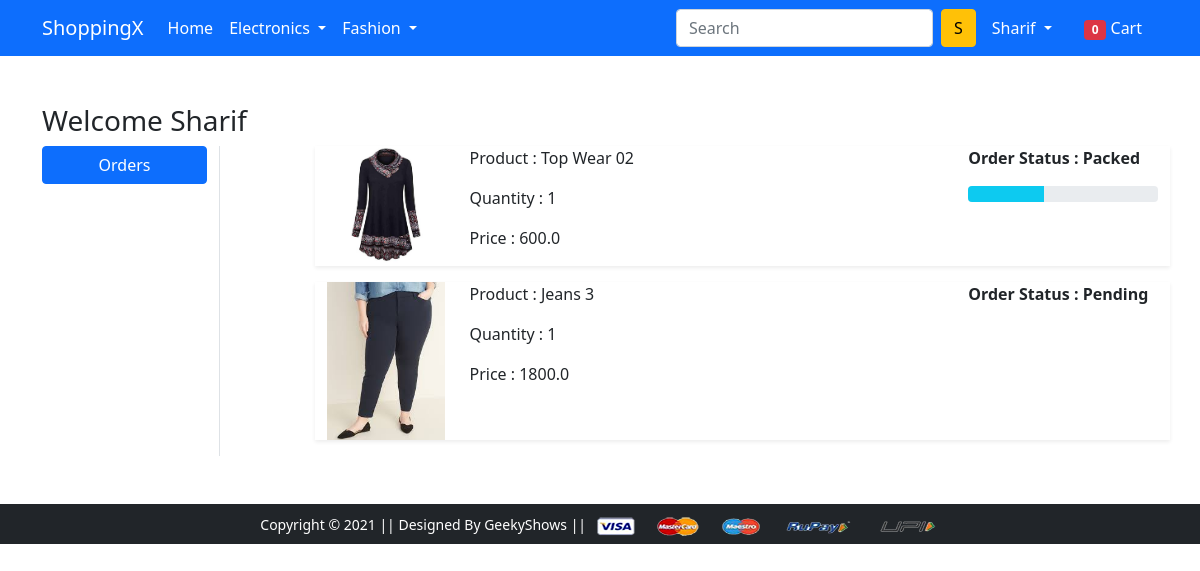
Page /orders/ (signed in) on the earlier database version.
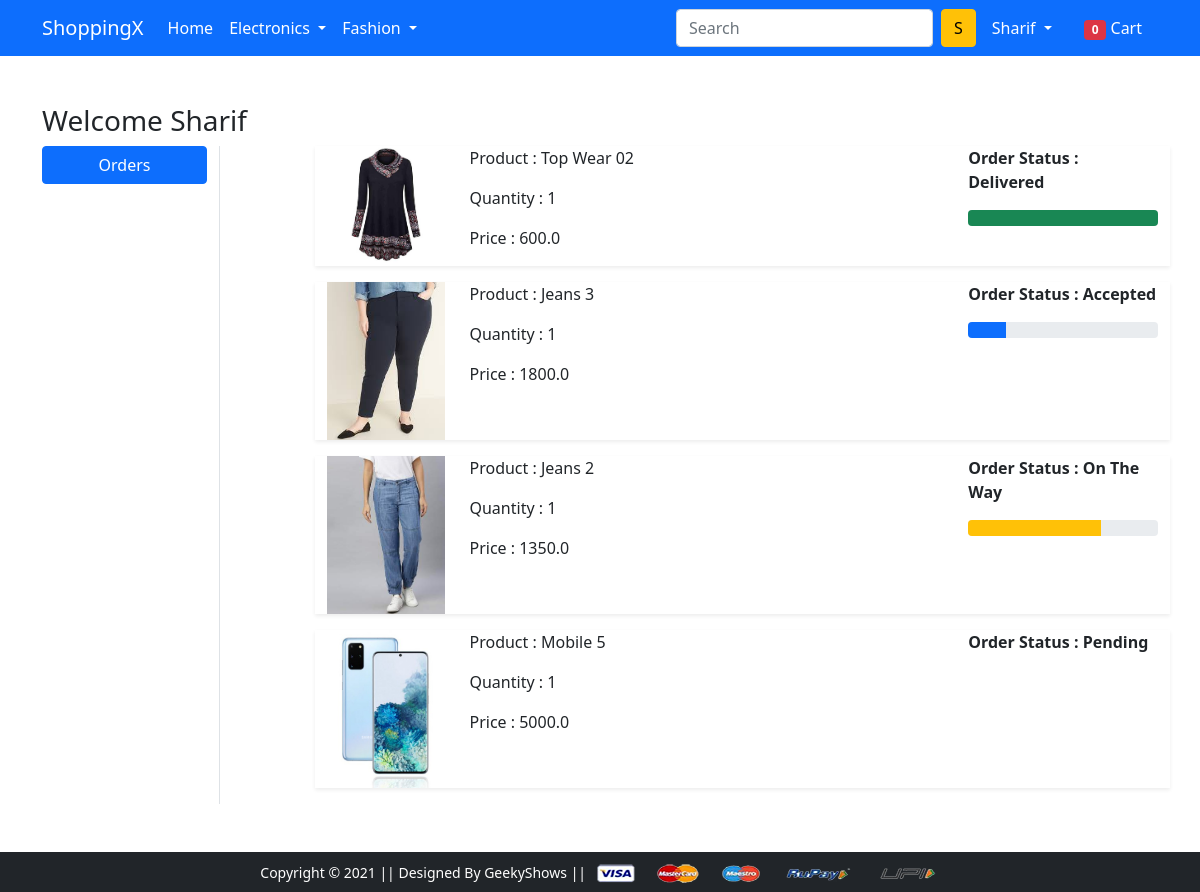
Same page on the later database version.
### shopapp/models.py (models this page shows, shortened)
class OrderPlace(models.Model):
    user=models.ForeignKey(User,on_delete=models.CASCADE)
    customer=models.ForeignKey(Customer, on_delete=models.CASCADE)
    product=models.ForeignKey(Product,on_delete=models.CASCADE)
    quantity=models.PositiveIntegerField(default=1)
    order_date=models.DateTimeField(auto_now_add=True)
    status=models.CharField(max_length=50,choices=status_choices,default='Pending')
    @property
    def total_cost(self):
        return self.quantity*self.product.discount_price

class Product(models.Model):
    title=models.CharField(max_length=100)
    selling_price=models.FloatField()
    discount_price=models.FloatField()
    description=models.TextField()
    brand=models.CharField(max_length=100)
    product_image=models.ImageField(upload_to='product_img')
    category=models.CharField(choices=CATEGORY_CHOICES,max_length=2)

### shopapp/views.py (the view)
# urls.py: path('orders/', views.orders, name='orders'),
@login_required
def orders(request):
    count=0
    if request.user.is_authenticated:
            count=len(Cart.objects.filter(user=request.user))
    op=OrderPlace.objects.filter(user=request.user)
    return render(request, 'app/orders.html',{'op':op,'count':count})

### shopapp/templates/app/orders.html (shortened to what this page needs)
{% extends 'app/base.html' %}
{% load static %}
{% block main-content %}
<div class="container my-5">
 <div class="row">
 <h3>Welcome {{request.user.username|capfirst}}</h3>
  <div class="col-sm-2 border-end">
   <ul class="list-unstyled">
    <li class="d-grid"><a href="{% url 'orders' %}" class="btn btn-primary">Orders</a></li>
   </ul>
  </div>
  <div class="col-sm-9 offset-sm-1">
  {% for p in op %}
    <div class="row shadow-sm mb-3">
        <div class="col-sm-2">
            <img src="{{p.product.product_image.url}}" alt="" srcset="" class="img-fluid" height="150" width="150">
        </div>
        <div class="col-sm-7">
            <p>Product : {{p.product.title}}</p>
            <p>Quantity : {{p.quantity}}</p>
            <p>Price : {{p.total_cost}}</p>
        </div>
        <div class="col-sm-3 fw-bold">
            <p>Order Status : {{p.status}}</p>
            {% if p.status == 'Accepted' %}
            <div class="progress">
            <div class="progress-bar" role="progressbar"
            style="width:20%" aria-valuenow="20" aria-valuemin="0" aria-valuemax="100"></div>
            </div>
            {% endif %}
            {% if p.status == 'Packed' %}
            <div class="progress">
            <div class="progress-bar bg-info" role="progressbar"
            style="width:40%" aria-valuenow="40" aria-valuemin="0" aria-valuemax="100"></div>
            </div>
            {% endif %}
            {% if p.status == 'On The Way' %}
            <div class="progress">
            <div class="progress-bar bg-warning" role="progressbar"
            style="width:70%" aria-valuenow="70" aria-valuemin="0" aria-valuemax="100"></div>
            </div>
            {% endif %}
            {% if p.status == 'Delivered' %}
            <div class="progress">
            <div class="progress-bar bg-success" role="progressbar"
            style="width:100%" aria-valuenow="100" aria-valuemin="0" aria-valuemax="100"></div>
            </div>
            {% endif %}
        </div>
    </div>
  {% endfor %}
  </div>
 </div>
</div>
{% endblock main-content %}

### shopapp/templates/app/base.html (shortened to what this page needs)
<!doctype html>
{% load static %}
<html lang="en">
  <head>
    <link href="https://cdn.jsdelivr.net/npm/bootstrap@5.0.0-beta1/dist/css/bootstrap.min.css" rel="stylesheet">
    <link rel="stylesheet" href="{% static 'app/css/owl.carousel.min.css' %}">
    <link rel="stylesheet" href="{% static 'app/css/all.min.css' %}">
    <link rel="stylesheet" href="{% static 'app/css/style.css' %}">
  </head>
  <body>
    <nav class="navbar navbar-expand-lg navbar-dark bg-primary">
     <div class="container">
       <a class="navbar-brand" href="/">ShoppingX</a>
       <div class="collapse navbar-collapse" id="navbarSupportedContent">
         <ul class="navbar-nav me-auto mb-2 mb-lg-0">
           <li class="nav-item">
             <a class="nav-link active" aria-current="page" href="/">Home</a>
           </li>
           <li class="nav-item dropdown">
             <a class="nav-link dropdown-toggle text-white" href="#" id="electronicsDropdown" role="button" data-bs-toggle="dropdown" aria-expanded="false">
               Electronics
             </a>
           </li>
           <li class="nav-item dropdown">
             <a class="nav-link dropdown-toggle text-white" href="#" id="fashionDropdown" role="button" data-bs-toggle="dropdown" aria-expanded="false">
               Fashion
             </a>
           </li>
         </ul>
         <form class="d-flex">
           <input class="form-control me-2" type="search" placeholder="Search" aria-label="Search">
           <button class="btn btn-warning" type="submit">S</button>
         </form>
         <div>
          <ul class="navbar-nav me-auto mb-2 mb-lg-0">
            {% if request.user.is_authenticated %}
           <li class="nav-item dropdown mx-2">
              <a class="nav-link dropdown-toggle text-white" href="#" id="profileDropdown" role="button" data-bs-toggle="dropdown" aria-expanded="false">
                {{request.user.username|capfirst}}
              </a>
            </li>
            <li class="nav-item mx-2">
             <a href="{% url 'cart' %}" class="nav-link text-white"><span class="badge bg-danger">{{count}}</span> Cart </a>
            </li>
            {% endif %}
          </ul>
         </div>
       </div>
     </div>
    </nav>
    {% block main-content %} {% endblock main-content %}
    <footer class="container-fluid bg-dark text-center p-2 mt-5">
        <small class="text-white">Copyright &copy; 2021 || Designed By GeekyShows || </small>
        <img src="{% static 'app/images/payment.png' %}" alt="" srcset="" class="img-fluid" height="2px">
    </footer>
  </body>
</html>

Differences in the rows shown:
changed OrderPlace "Top Wear 02": status "Packed" → "Delivered"
changed OrderPlace "Jeans 3": status "Pending" → "Accepted"
added OrderPlace: product.product_image (picture), product "Jeans 2", quantity "1", total_cost "1350.0", status "On The Way"
added OrderPlace: product.product_image (picture), product "Mobile 5", quantity "1", total_cost "5000.0", status "Pending"
